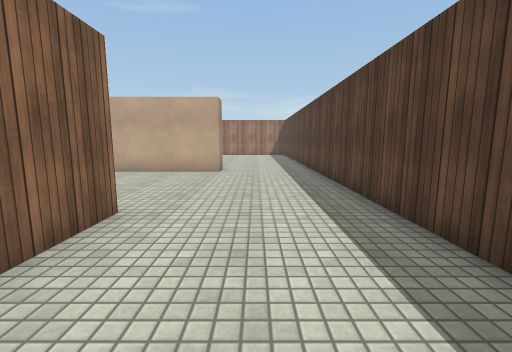
View 1 (above)

18 first-person views from a walk through a 3-D level made in the Unity game engine. The camera is 1.3 m above the floor, tilts 8° down and sees 90° across. The floor is counted in squares, 1 m on a side. Each view is taken from the middle of a square. On the plan, view 1 faces up. The plan holds only what a view shows up to about 13 squares ahead; the rest is blank. The place goes on beyond the plan. The player is left out. Surface patterns are stand-ins for the level's own textures.

View 2
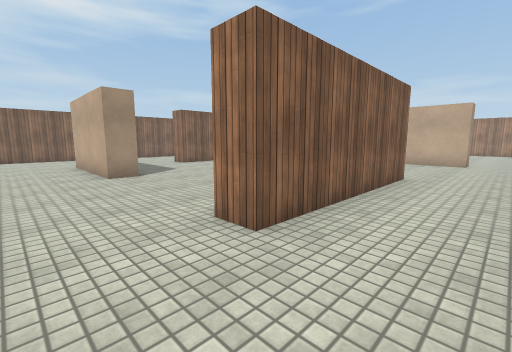

View 3
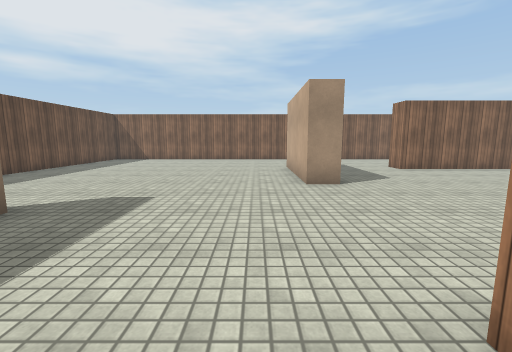

View 4
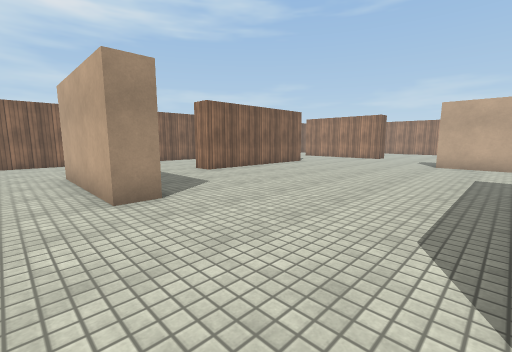

View 5
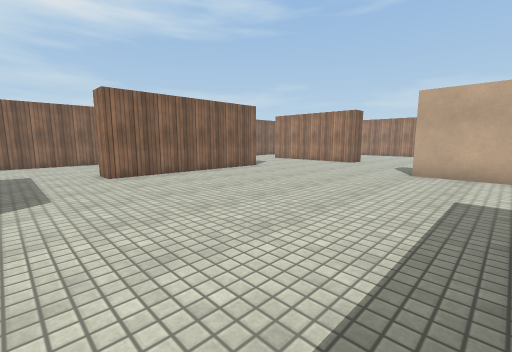

View 6
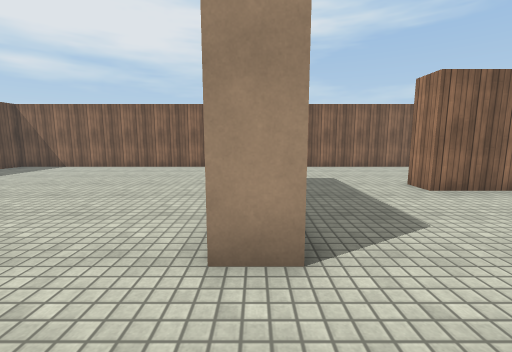

View 7
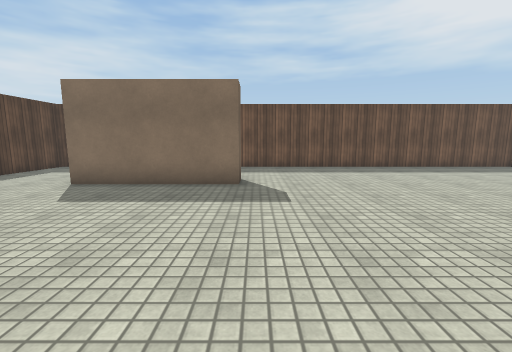

View 8
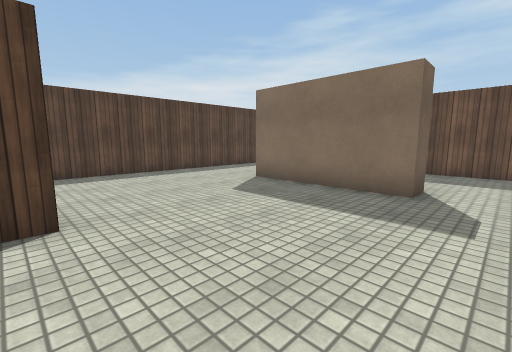

View 9
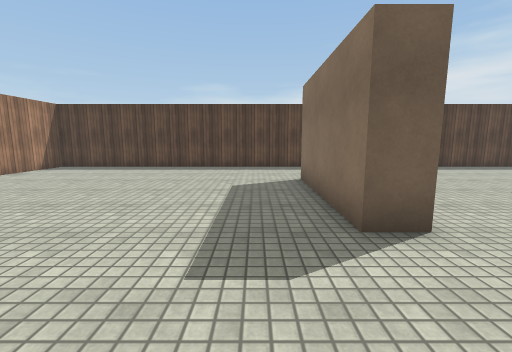

View 10
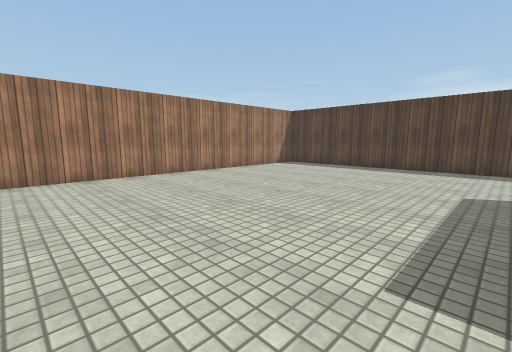

View 11
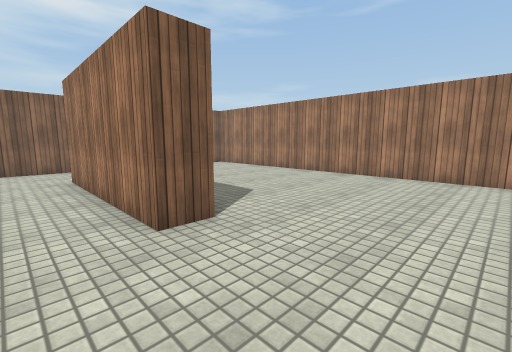

View 12
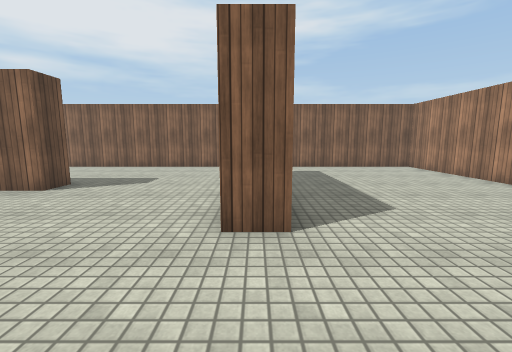

View 13
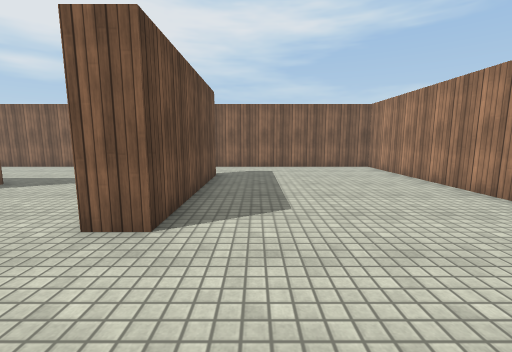

View 14
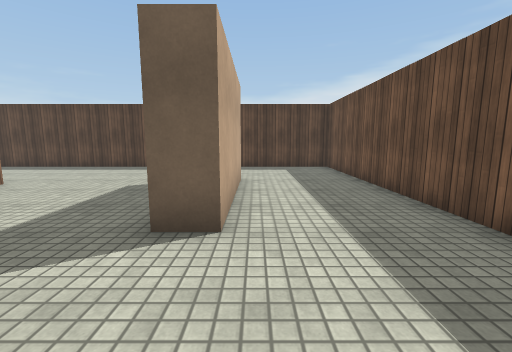

View 15
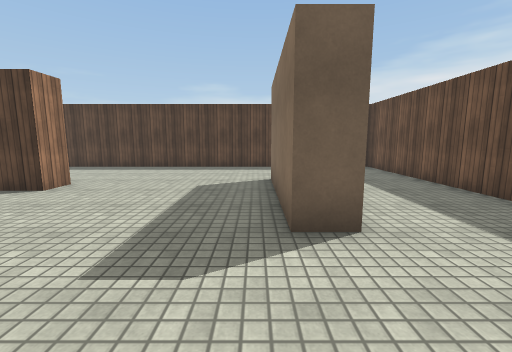

View 16
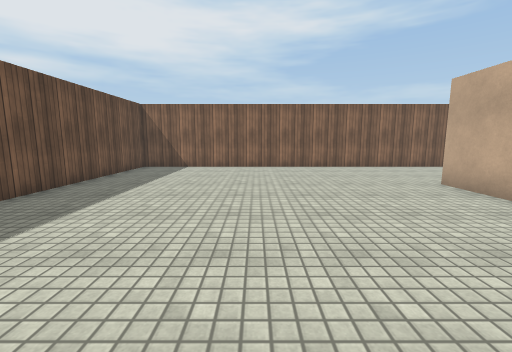

View 17
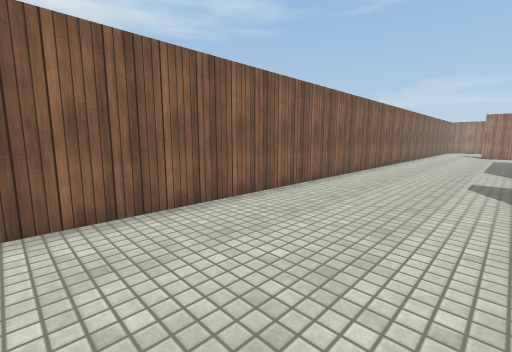

View 18
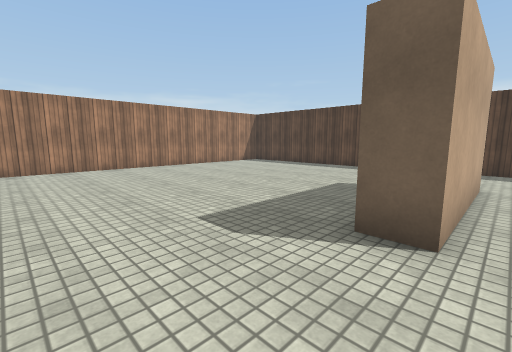

### Floor plan
Points are (right, up) in squares from view 1. A wall is a line through its corners. A room is listed if a view was taken in it or the views show most of it. See-through windows are left out.
Room 1 (views 1, 2, 3, 4, 5, 6, 7, 8, 9, 10, 11, 12, 13, 14, 15, 16, 17, 18)
walls: (-2.5, 4.6) (-2.5, -2.5) (-3.5, -2.5) (-3.5, -1.4); (-6.5, 10.5) (-6.5, 11.5) (-1.5, 11.5) (-1.5, 10.5) (-6.5, 10.5); (-9.5, -1.4) (-9.5, -2.5) (-14.5, -2.5); (-14.5, 9.5) (-13.5, 9.5) (-13.5, 2.5) (-14.5, 2.5); (-16.5, 15.5) (-10.5, 15.5) (-10.5, 14.5) (-16.5, 14.5); (-1.8, -9.5) (-6.5, -9.5) (-6.5, -8.5) (-1.5, -8.5); (2.5, 22.5) (-19.5, 22.5) (-19.5, -13.5) (2.5, -13.5) (2.5, 22.5)

Positions as (right, up) in squares from view 1, and headings:
1: (0, 0), facing up
2: (0, -5), facing up-left
3: (-2, -4), facing left
4: (-4, -4), facing up-left
5: (-4, 0), facing up-left
6: (-7, -2), facing left
7: (-7, -1), facing down
8: (-8, -2), facing down-right
9: (-10, 13), facing right
10: (-10, 13), facing up-right
11: (-7, 13), facing up-left
12: (-7, 15), facing left
13: (-7, 17), facing left
14: (-10, -10), facing right
15: (-10, -8), facing right
16: (-7, -8), facing left
17: (-15, -9), facing up-left
18: (-10, 10), facing up-right
